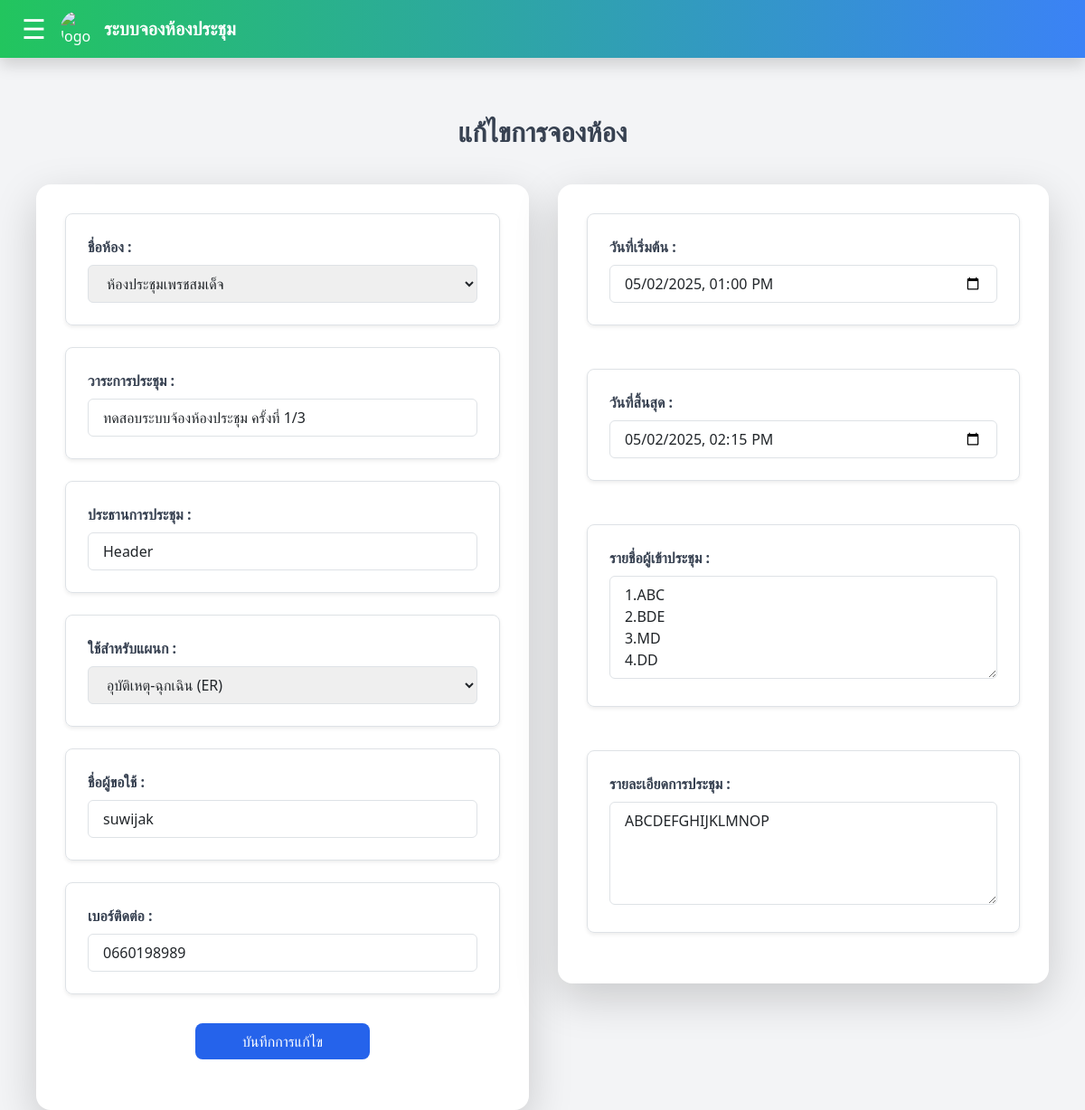
The app's page /booking/edit/208/ with its own data.
### myapp/models.py (models this page shows, shortened)
class Booking(models.Model):
    STATUS_CHOICES = [
        ('approved', 'อนุมัติ'),
        ('pending', 'รออนุมัติ'),
        ('cancelled', 'ยกเลิก'),
    ]
    booking_code = models.CharField(max_length=20, unique=True, blank=True)
    room_name = models.CharField(max_length=100)
    n_req = models.CharField(max_length=100)
    n_ph = models.CharField(max_length=10)
    h_pr = models.CharField(max_length=100)
    n_count = models.IntegerField(default=0)
    n_list = models.CharField(max_length=500, blank=True)
    dpm_sd = models.CharField(max_length=100, default='-')
    topic = models.TextField(blank=True)
    start_datetime = models.DateTimeField()
    end_datetime = models.DateTimeField()
    status = models.CharField(max_length=20, choices=STATUS_CHOICES, default='approved')
    description = models.TextField()
    equipment_list = models.ManyToManyField(Equipment, blank=True)

### myapp/views.py (the view, shortened to what this page needs)
# urls.py: path('booking/edit/<int:booking_id>/', views.edit_booking, name='edit_booking'),
def edit_booking(request, booking_id):
    booking = get_object_or_404(Booking, id=booking_id)
    return render(request, "edit_booking.html", {"booking": booking})

### myapp/templates/edit_booking.html (shortened to what this page needs)
<!DOCTYPE html>
<html lang="en">
<head>
    <script src="https://cdn.tailwindcss.com"></script>
    <link href="https://cdn.jsdelivr.net/npm/bootstrap@5.3.3/dist/css/bootstrap.min.css" rel="stylesheet">
</head>
<body class="bg-gray-100">
    <nav class="fixed top-0 left-0 right-0 h-16 bg-gradient-to-r from-green-500 to-blue-500 text-white flex justify-between items-center px-4 shadow z-50">
        <div class="flex items-center space-x-2">
            <button onclick="toggleSidebar()" class="text-3xl text-white mr-2">&#9776;</button>
            <a href="/home"><img src="https://sdh.go.th/img/sdh.jpg" class="w-10 h-10 rounded-full" alt="logo"></a>
            <span class="text-xl font-bold">ระบบจองห้องประชุม</span>
        </div>
    </nav>
    {% load static %}
    <main class="min-h-screen px-10 pt-32">
        <h2 class="text-3xl font-bold text-center text-gray-700 mb-10">แก้ไขการจองห้อง</h2>
        <div class="flex flex-col md:flex-row gap-8 justify-center items-start">
            <div class="bg-white p-8 rounded-2xl shadow-lg w-full md:w-1/2">
                <form method="post" action="{% url 'edit_booking' booking.id %}">
                    <div class="mb-4 border border-gray-300 rounded-lg p-4 shadow-sm">
                        <label class="block text-gray-700 font-semibold mb-2">ชื่อห้อง :</label>
                        <select name="room_name" required class="w-full border rounded px-3 py-2 focus:ring-2 focus:ring-blue-400">
                            <option value="ห้องประชุมเพรชสมเด็จ" {% if booking.room_name == "ห้องประชุมเพรชสมเด็จ" %}selected{% endif %}>ห้องประชุมเพรชสมเด็จ</option>
                        </select>
                    </div>
                    <div class="mb-4 border border-gray-300 rounded-lg p-4 shadow-sm">
                        <label class="block text-gray-700 font-semibold mb-2">วาระการประชุม :</label>
                        <input type="text" name="topic" value="{{ booking.topic }}" required class="w-full border rounded px-3 py-2 focus:ring-2 focus:ring-blue-400">
                    </div>
                    <div class="mb-4 border border-gray-300 rounded-lg p-4 shadow-sm">
                        <label class="block text-gray-700 font-semibold mb-2">ประธานการประชุม :</label>
                        <input type="text" name="h_pr" value="{{ booking.h_pr }}" required class="w-full border rounded px-3 py-2 focus:ring-2 focus:ring-blue-400">
                    </div>
                    <div class="mb-4 border border-gray-300 rounded-lg p-4 shadow-sm">
                        <label class="block text-gray-700 font-semibold mb-2">ใช้สำหรับแผนก :</label>
                        <select name="dpm_sd" required class="w-full border rounded px-3 py-2 focus:ring-2 focus:ring-blue-400">
                            <option value="อุบัติเหตุ-ฉุกเฉิน (ER)" {% if booking.dpm_sd == "อุบัติเหตุ-ฉุกเฉิน (ER)" %}selected{% endif %}>อุบัติเหตุ-ฉุกเฉิน (ER)</option>
                        </select>
                    </div>
                    <div class="mb-4 border border-gray-300 rounded-lg p-4 shadow-sm">
                        <label class="block text-gray-700 font-semibold mb-2">ชื่อผู้ขอใช้ :</label>
                        <input type="text" name="n_req" value="{{ booking.n_req }}" required class="w-full border rounded px-3 py-2 focus:ring-2 focus:ring-blue-400">
                    </div>
                    <div class="mb-4 border border-gray-300 rounded-lg p-4 shadow-sm">
                        <label class="block text-gray-700 font-semibold mb-2">เบอร์ติดต่อ :</label>
                        <input type="text" name="n_ph" value="{{ booking.n_ph }}" required class="w-full border rounded px-3 py-2 focus:ring-2 focus:ring-blue-400">
                    </div>
                    <div class="flex justify-center items-center w-full mt-8 mb-4">
                        <button type="submit" class="w-2/5 bg-blue-600 text-white py-2 rounded-lg hover:opacity-90">
                            บันทึกการแก้ไข
                        </button>
                    </div>
            </div>
            <div class="w-full md:w-1/2">
                <div class="bg-white rounded-2xl shadow-lg p-8 flex flex-col gap-4">
                    <div class="mb-4 border border-gray-300 rounded-lg p-4 shadow-sm">
                        <label class="block text-gray-700 font-semibold mb-2">วันที่เริ่มต้น :</label>
                        <input type="datetime-local" name="start_datetime" value="{{ booking.start_datetime|date:'Y-m-d\\TH:i' }}" required class="w-full border rounded px-3 py-2 focus:ring-2 focus:ring-blue-400">
                    </div>
                    <div class="mb-4 border border-gray-300 rounded-lg p-4 shadow-sm">
                        <label class="block text-gray-700 font-semibold mb-2">วันที่สิ้นสุด :</label>
                        <input type="datetime-local" name="end_datetime" value="{{ booking.end_datetime|date:'Y-m-d\\TH:i' }}" required class="w-full border rounded px-3 py-2 focus:ring-2 focus:ring-blue-400">
                    </div>
                    <div class="mb-4 border border-gray-300 rounded-lg p-4 shadow-sm">
                        <label class="block text-gray-700 font-semibold mb-2">รายชื่อผู้เข้าประชุม :</label>
                        <textarea name="n_list" rows="4"
                            class="w-full border border-gray-300 rounded px-3 py-2 focus:outline-none focus:ring-2 focus:ring-blue-400">{{ booking.n_list }}</textarea>
                    </div>
                    <div class="mb-4 border border-gray-300 rounded-lg p-4 shadow-sm">
                        <label class="block text-gray-700 font-semibold mb-2">รายละเอียดการประชุม :</label>
                        <textarea name="description" rows="4"
                            class="w-full border border-gray-300 rounded px-3 py-2 focus:outline-none focus:ring-2 focus:ring-blue-400">{{ booking.description }}</textarea>
                    </div>
                </div>
            </div>
        </div>
    </main>
</body>
</html>

### records on screen
Booking: room_name "ห้องประชุมเพรชสมเด็จ", topic "ทดสอบระบบจ้องห้องประชุม ครั้งที่ 1/3", h_pr "Header", dpm_sd "อุบัติเหตุ-ฉุกเฉิน (ER)", n_req "suwijak", n_ph "0660198989", start_datetime "05/02/2025 13:00", end_datetime "05/02/2025 14:15", n_list "1.ABC 2.BDE 3.MD 4.DD", description "ABCDEFGHIJKLMNOP"
